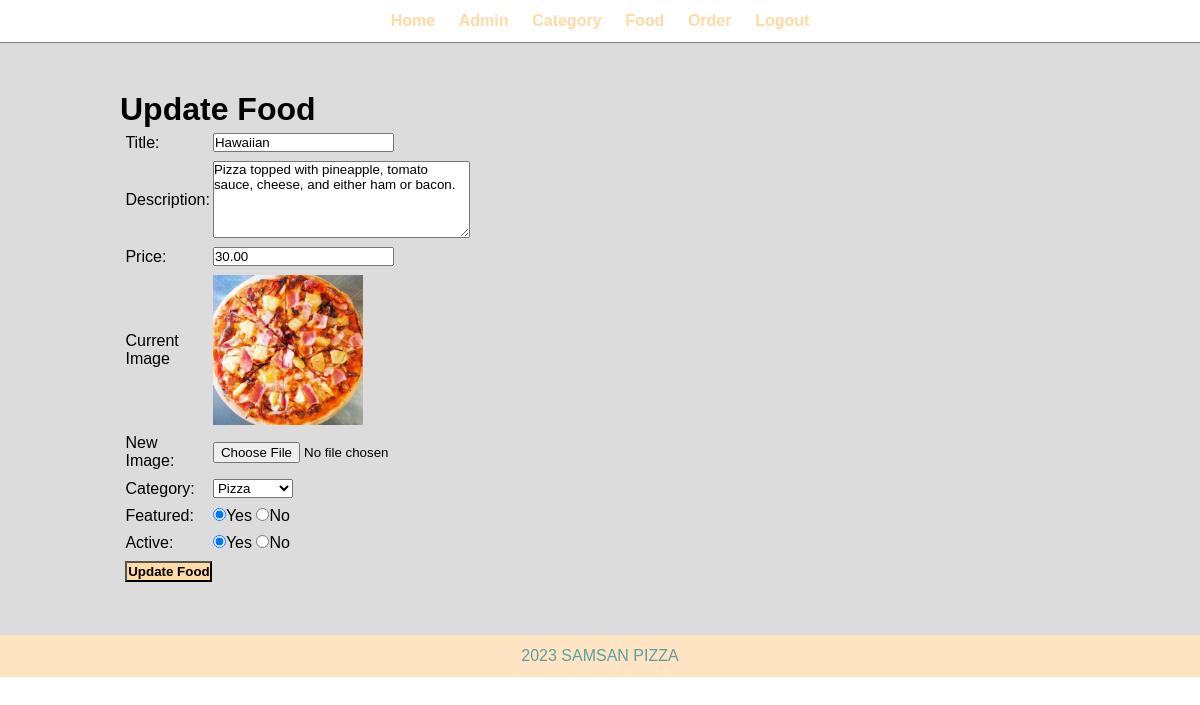
Screenshot of /admin/update-food.php?id=6 (signed in) with the database file from the repository.
### tables this page shows
CREATE TABLE `tbl_food` (
  `id` int(10) UNSIGNED NOT NULL,
  `title` varchar(150) NOT NULL,
  `description` text NOT NULL,
  `price` decimal(10,2) NOT NULL,
  `image_name` varchar(255) NOT NULL,
  `category_id` int(10) UNSIGNED NOT NULL,
  `featured` varchar(10) NOT NULL,
  `active` varchar(10) NOT NULL
);

CREATE TABLE `tbl_category` (
  `id` int(10) UNSIGNED NOT NULL,
  `title` varchar(100) NOT NULL,
  `image_name` varchar(255) NOT NULL,
  `featured` varchar(10) NOT NULL,
  `active` varchar(10) NOT NULL
);

### admin/update-food.php (the view, shortened to what this page needs)
<?php
include('partials/menu.php');
if (isset($_GET['id'])) {
    $id = $_GET['id'];
    $sql2 = "SELECT * FROM tbl_food WHERE id = ?";
    $stmt = mysqli_prepare($conn, $sql2);
    mysqli_stmt_bind_param($stmt, "i", $id);
    mysqli_stmt_execute($stmt);
    $result = mysqli_stmt_get_result($stmt);
    if (mysqli_num_rows($result) == 1) {
        $row2 = mysqli_fetch_assoc($result);
        $title = $row2['title'];
        $description = $row2['description'];
        $price = $row2['price'];
        $current_image = $row2['image_name'];
        $current_category = $row2['category_id'];
        $featured = $row2['featured'];
        $active = $row2['active'];
    } else {
        header('location: manage-food.php');
        exit();
    }
} else {
    header('location: manage-food.php');
    exit();
}
?>
<div class="main-content">
    <div class="wrapper">
        <h1>Update Food</h1>
        <form action="" method="POST" enctype="multipart/form-data">
            <table class="tbl-30">
                <tr>
                    <td>Title:</td>
                    <td><input type="text" name="title" value="<?php echo $title; ?>"></td>
                </tr>
                <tr>
                    <td>Description: </td>
                    <td>
                    <textarea name="description" cols="30" rows="5"><?php echo $description; ?></textarea>
                    </td>
                </tr>
                <tr>
                    <td>Price: </td>
                    <td>
                        <input type ="number" name="price" value="<?php echo $price ?>">
                    </td>
                </tr>
                <tr>
                    <td>Current Image</td>
                    <td><img src="../images/food/<?php echo $current_image; ?>" alt="Current Image" class="img-preview" style="width: 150px;"></td>
                </tr>
                <tr>
                    <td>New Image:</td>
                    <td><input type="file" name="image"></td>
                </tr>
                <tr>
                    <td>Category: </td>
                    <td>
                        <select name="category">
                            <?php
                            $sql = "SELECT * FROM tbl_category WHERE active='YES'";
                            $res = mysqli_query($conn, $sql);
                            $count = mysqli_num_rows($res);
                            if ($count > 0) {
                                while ($row = mysqli_fetch_assoc($res)) {
                                    $category_title = $row["title"];
                                    $category_id = $row["id"];
                                    ?>
                                    <option <?php if($current_category==$category_id) {echo "selected";}?>
                                        value="<?php echo $category_id; ?>"><?php echo $category_title; ?></option>
                                    <?php
                                }
                            } else {
                                ?>
                                <option value="0">No Category Found</option>
                                <?php
                            }
                            ?>
                        </select>
                    </td>
                </tr>
                <tr>
                    <td>Featured:</td>
                    <td>
                        <input type="radio" name="featured" value="Yes" <?php echo ($featured == 'Yes') ? 'checked' : ''; ?>>Yes
                        <input type="radio" name="featured" value="No" <?php echo ($featured == 'No') ? 'checked' : ''; ?>>No
                    </td>
                </tr>
                <tr>
                    <td>Active:</td>
                    <td><input type="radio" name="active" value="Yes" <?php echo ($active == 'Yes') ? 'checked' : ''; ?>>Yes
                        <input type="radio" name="active" value="No" <?php echo ($active == 'No') ? 'checked' : ''; ?>>No</td>
                </tr>
                <tr>
                    <td>
                        <input type="submit" name="submit" value="Update Food" class="btn-primary">
                    </td>
                </tr>
            </table>
        </form>
    </div>
</div>
<?php include('partials/footer.php'); ?>

### css/admin.css (style rules this page uses)
* { margin: 0; padding: 0; font-family: Arial, Helvetica, sans-serif; }
.wrapper { padding: 1%; width: 80%; margin: 0 auto; }
.tbl-30 { width: 30%; }
table tr td { padding: 1%; }
.btn-primary { background-color: rgb(255, 218, 162); padding: 1%; color: black; text-decoration: none; font-weight: bold; }
.main-content { background-color: gainsboro; padding: 3% 0; }

### rows the page displays
tbl_food: title "Hawaiian", description "Pizza topped with pineapple, tomato sauce, cheese, and either ham or bacon.", price "30.00", image_name (picture), category "Pizza", featured "☑", active "☑"
